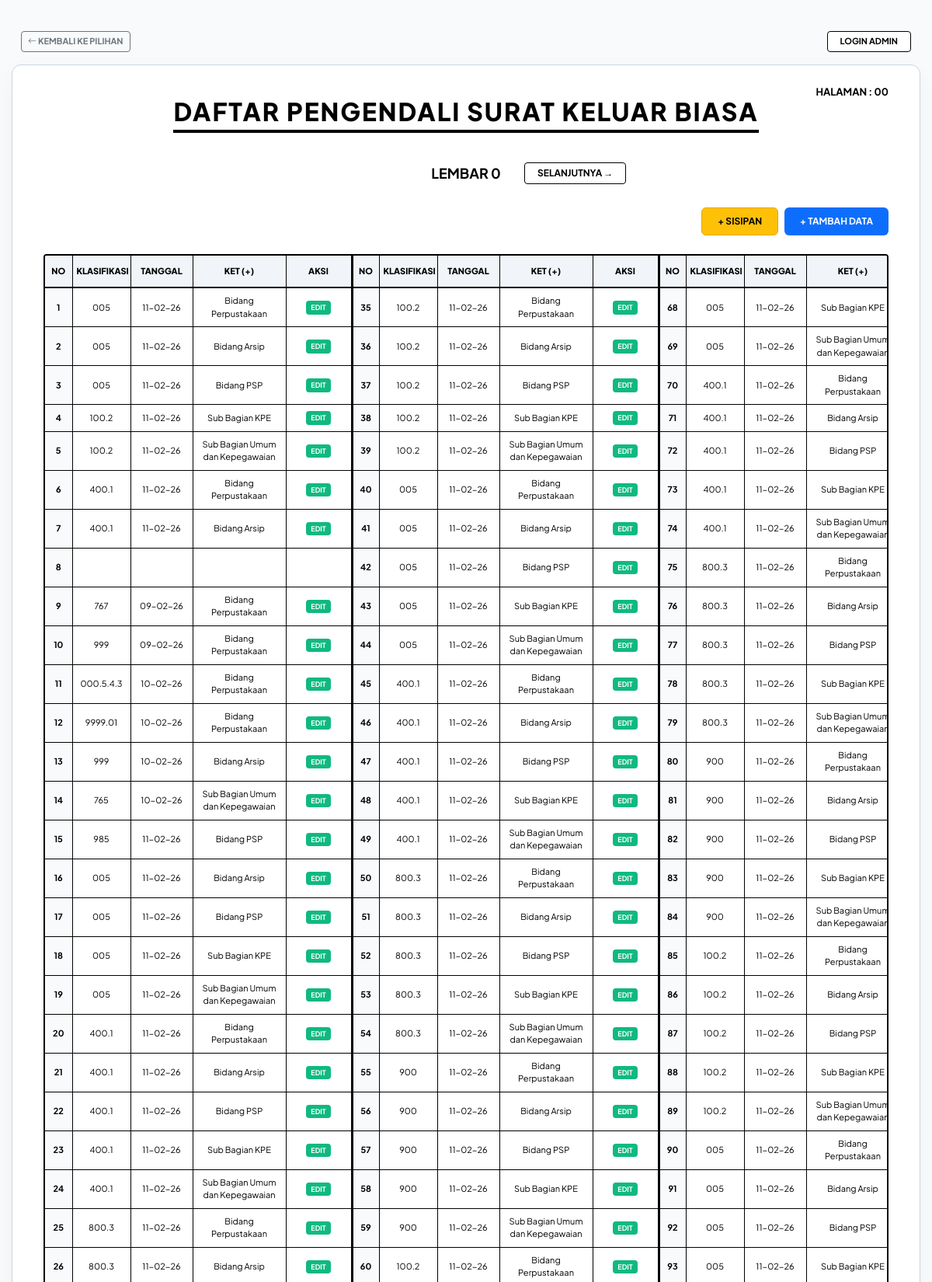
The app's page /index.php?type=biasa (upper part) with its own data.
### tables this page shows
CREATE TABLE `pengendali` (
  `no_urut` int(2) NOT NULL,
  `klas` varchar(100) NOT NULL,
  `plus` varchar(100) NOT NULL,
  `tanggal_manual` date DEFAULT NULL,
  `created_at` timestamp NOT NULL DEFAULT current_timestamp()
);

### controllers/controller.php (called while the page is built, shortened)
<?php
include_once 'config/database.php';
include_once 'models/pengendali.php';
class PengendaliController
{
    private $model;
    private $tipe;
    public function __construct()
    {
        $this->tipe = isset($_GET['type']) ? $_GET['type'] : 'biasa';
        $database = new Database();
        $this->model = new Pengendali($database->getConnection(), $this->tipe);
    }
    public function index($page = 0)
    {
        $mainDataRaw = $this->model->getByPage($page);
        $data = [];
        foreach ($mainDataRaw as $row) {
            $data[$row['no_urut']] = [
                'k' => $row['klas'],
                'p' => $row['plus'],
                't' => $row['created_at']
            ];
        }
        $currentPage = $page;
        $currentType = $this->tipe;
        include 'views/daftar_view.php';
    }
}

### index.php (called while the page is built, shortened)
<?php
include_once 'controllers/controller.php';
  ?>
  <?php
$controller = new PengendaliController();
$controller->handleRequest();
$page = isset($_GET['page']) ? (int) $_GET['page'] : 0;
$controller->index($page);

### config/database.php (called while the page is built, shortened)
<?php
class Database {
    private $host = "localhost";
    private $db_name = "magang_websitesurat";
    private $username = "root";
    private $password = "";
    public function getConnection() {
        $this->conn = null;
        try {
            $this->conn = new PDO("mysql:host=" . $this->host . ";dbname=" . $this->db_name, $this->username, $this->password);
            $this->conn->setAttribute(PDO::ATTR_ERRMODE, PDO::ERRMODE_EXCEPTION);
        } catch(PDOException $exception) {
            echo "Koneksi Error: " . $exception->getMessage();
        }
        return $this->conn;
    }
}

### models/pengendali.php (called while the page is built, shortened)
<?php
class Pengendali
{
    private $conn;
    private $table_name;
    public function __construct($db, $tipe = 'biasa')
    {
        $this->conn = $db;
        if ($tipe === 'spt') {
            $this->table_name = "pengendali_spt";
            $this->table_sisipan = "pengendali_sisipan_spt";
        } else {
            $this->table_name = "pengendali";
        }
    }
    public function getByPage($page)
    {
        $start = ($page * 100) + 1;
        $end = $start + 99;
        $query = "SELECT * FROM " . $this->table_name . " WHERE no_urut BETWEEN ? AND ? ORDER BY no_urut ASC";
        $stmt = $this->conn->prepare($query);
        $stmt->execute([$start, $end]);
        return $stmt->fetchAll(PDO::FETCH_ASSOC);
    }
}
?>

### views/daftar_view.php (the view, shortened to what this page needs)
<!DOCTYPE html>
<html lang="id">
<head>
  <link href="https://cdn.jsdelivr.net/npm/bootstrap@5.3.0/dist/css/bootstrap.min.css" rel="stylesheet">
  <link rel="stylesheet" href="https://cdn.jsdelivr.net/npm/bootstrap-icons@1.11.1/font/bootstrap-icons.css">
  <link href="https://cdn.jsdelivr.net/npm/sweetalert2@11/dist/sweetalert2.min.css" rel="stylesheet">
</head>
<body>
  <div class="container-fluid d-print-none top-admin-bar mb-3" style="max-width: 1450px;">
    <div class="d-flex justify-content-between align-items-center">
      <a href="index.php" class="btn btn-sm btn-outline-secondary fw-bold" style="font-size: 11px;">
        <i class="bi bi-arrow-left"></i> KEMBALI KE PILIHAN
      </a>
      <div class="d-flex align-items-center p-0">
        <?php if (isset($_SESSION['admin_id'])): ?>
          <span class="small fw-bold me-3 text-uppercase">Admin: <?php echo $_SESSION['admin_user']; ?></span>
          <div class="dropdown me-2">
            <button class="btn-export-custom dropdown-toggle shadow-none" type="button" data-bs-toggle="dropdown">EXPORT
              PDF</button>
            <ul class="dropdown-menu dropdown-menu-end shadow">
              <li><a class="dropdown-item" href="#" onclick="pilihRentangCetak()">BERDASARKAN RENTANG WAKTU</a></li>
              <li><a class="dropdown-item" href="#" onclick="pilihNomorUrutCetak()">BERDASARKAN NOMOR URUT</a></li>
            </ul>
          </div>
          <button onclick="konfirmasiLogout()" class="btn btn-danger btn-sm fw-bold"
            style="font-size: 11px; border-radius: 4px;">LOGOUT</button>
        <?php else: ?>
          <button class="btn-outline-black px-3 py-1" style="font-size: 11px;" data-bs-toggle="modal"
            data-bs-target="#modalLogin">LOGIN ADMIN</button>
        <?php endif; ?>
      </div>
    </div>
  </div>
  <div class="main-card">
    <div class="page-info">HALAMAN : <?php echo str_pad($currentPage, 2, "0", STR_PAD_LEFT); ?></div>
    <div class="header-brand">
      <h2>Daftar Pengendali Surat Keluar <?php echo strtoupper($currentType); ?></h2>
    </div>
    <div class="pagination-nav d-print-none">
      <div class="nav-center"><span class="fw-bold">LEMBAR <?php echo $currentPage; ?></span></div>
      <div class="nav-side right">
        <a href="index.php?page=<?php echo $currentPage + 1; ?>&type=<?php echo $currentType; ?>"
          class="btn-outline-black px-3 py-1" style="font-size: 12px;">SELANJUTNYA →</a>
      </div>
    </div>
    <div class="d-flex justify-content-end mb-4 d-print-none action-buttons-container">
      <button class="btn btn-sisipan-custom me-2 fw-bold" onclick="bukaModalSisipan()">+ SISIPAN</button>
      <button class="btn-modern-add fw-bold" onclick="bukaModalTambah()">+ TAMBAH DATA</button>
    </div>
    <div class="table-responsive">
      <table class="main-table text-center" id="mainTable">
        <thead>
          <tr>
            <?php for ($k = 1; $k <= 3; $k++): ?>
              <th class="col-group-<?php echo $k; ?> <?php echo ($k > 1) ? 'col-divider' : ''; ?>" width="35">No</th>
              <th class="col-group-<?php echo $k; ?>" width="75">Klasifikasi</th>
              <th class="col-group-<?php echo $k; ?>" width="80">Tanggal</th>
              <th class="col-group-<?php echo $k; ?>" width="120">Ket (+)</th>
              <th class="col-group-<?php echo $k; ?> d-print-none" width="85">Aksi</th>
            <?php endfor; ?>
          </tr>
        </thead>
        <tbody>
          <?php
          $startNumber = ($currentPage * 100) + 1;
          for ($i = 0; $i < 34; $i++): ?>
            <tr>
              <?php
              $ranges = [['o' => 0, 'g' => 1], ['o' => 34, 'g' => 2], ['o' => 67, 'g' => 3]];
              foreach ($ranges as $idx => $r):
                $divider = ($idx > 0) ? 'col-divider' : '';
                $curr_no = $startNumber + $r['o'] + $i;
                if ($curr_no <= ($startNumber + 99)):
                  $k = $data[$curr_no]['k'] ?? '';
                  $p = $data[$curr_no]['p'] ?? '';
                  $tRaw = $data[$curr_no]['t'] ?? '';
                  $dataDate = ($tRaw && $tRaw != '0000-00-00 00:00:00') ? date('Y-m-d', strtotime($tRaw)) : '';
                  $tDisplay = ($dataDate) ? date('d-m-y', strtotime($tRaw)) : '';
                  ?>
                  <td class="col-group-<?php echo $r['g']; ?> no-column <?php echo $divider; ?>"
                    data-no="<?php echo $curr_no; ?>" data-date="<?php echo $dataDate; ?>"><?php echo $curr_no; ?></td>
                  <td class="col-group-<?php echo $r['g']; ?>" data-no="<?php echo $curr_no; ?>"
                    data-date="<?php echo $dataDate; ?>"><?php echo $k; ?></td>
                  <td class="col-group-<?php echo $r['g']; ?>" data-no="<?php echo $curr_no; ?>"
                    data-date="<?php echo $dataDate; ?>"><?php echo $tDisplay; ?></td>
                  <td class="col-group-<?php echo $r['g']; ?>" data-no="<?php echo $curr_no; ?>"
                    data-date="<?php echo $dataDate; ?>"><?php echo $p; ?></td>
                  <td class="col-group-<?php echo $r['g']; ?> d-print-none">
                    <?php if (isset($data[$curr_no])): ?>
                      <button class="btn-action-edit"
                        onclick="bukaModalEdit('<?php echo $curr_no; ?>', '<?php echo $curr_no; ?>', '<?php echo $k; ?>', '<?php echo $p; ?>', '', false)">EDIT</button>
                    <?php endif; ?>
                  </td>
                <?php else: ?>
                  <td colspan="5" class="col-group-<?php echo $r['g']; ?> <?php echo $divider; ?>"></td>
                <?php endif; ?>
              <?php endforeach; ?>
            </tr>
          <?php endfor; ?>
        </tbody>
      </table>
    </div>
  </div>
</body>
</html>

### views/daftar_view.php (style rules this page uses)
:root { --success-color: #10b981; --danger-color: #ef4444; --btn-tambah-bg: #0d6efd; --btn-sisipan-bg: #ffc107; --btn-hover-bg: #5a7d9a; --btn-sisipan-hover: #d6b55d; }
body { background-color: #f8fafc; font-family: 'Plus Jakarta Sans', sans-serif; color: #000; padding: 40px 15px; }
.main-card { background: #fff; border-radius: 12px; box-shadow: 0 10px 30px rgba(0, 0, 0, 0.04); padding: 40px; max-width: 1450px; margin: 0 auto; position: relative; border: 1px solid #cbd5e1; }
.page-info { position: absolute; top: 25px; right: 40px; font-weight: 700; font-size: 13px; }
.header-brand { text-align: center; margin-bottom: 30px; }
.header-brand h2 { font-weight: 800; text-transform: uppercase; letter-spacing: 2px; border-bottom: 4px solid #000; display: inline-block; padding-bottom: 5px; }
.pagination-nav { margin-bottom: 30px; display: flex; align-items: center; justify-content: center; }
.nav-side { width: 150px; display: flex; }
.nav-side.right { justify-content: flex-start; }
.nav-center { min-width: 150px; text-align: center; font-size: 18px; }
.btn-outline-black { background: #fff; border: 1px solid #000; color: #000; font-weight: 700; text-decoration: none; border-radius: 4px; transition: all 0.3s ease; }
.table-responsive { border: 2px solid #000; border-radius: 4px; overflow-x: auto; }
.main-table { width: 100%; border-collapse: collapse; table-layout: fixed; }
.main-table th { background-color: #f1f5f9; padding: 12px 5px; font-size: 11px; font-weight: 800; text-transform: uppercase; border-bottom: 2px solid #000; border-right: 1px solid #000; }
.main-table td { padding: 8px 4px; font-size: 11px; border-bottom: 1px solid #000; border-right: 1px solid #000; vertical-align: middle; }
.no-column { background-color: #f8fafc; font-weight: 700; width: 35px; text-align: center; }
.col-divider { border-left: 3px solid #000 !important; }
.btn-modern-add { background-color: var(--btn-tambah-bg); color: #fff; border: none; padding: 8px 20px; font-weight: 700; font-size: 12px; border-radius: 6px; transition: 0.3s; }
.btn-sisipan-custom { background-color: var(--btn-sisipan-bg); border: 1px solid #e0a800; color: #000; padding: 8px 20px; font-weight: 700; font-size: 12px; border-radius: 6px; transition: 0.3s; }
.btn-action-edit { background-color: var(--success-color); color: #fff; border: none; padding: 2px 6px; border-radius: 4px; font-size: 9px; font-weight: 700; }

### records on screen
pengendali: klas "005", created_at "11-02-26", plus "Bidang Perpustakaan"
pengendali: klas "100.2", created_at "11-02-26", plus "Bidang Perpustakaan"
pengendali: klas "005", created_at "11-02-26", plus "Bidang Arsip"
pengendali: klas "100.2", created_at "11-02-26", plus "Bidang Arsip"
pengendali: klas "005", created_at "11-02-26", plus "Bidang PSP"
pengendali: klas "100.2", created_at "11-02-26", plus "Bidang PSP"
pengendali: klas "100.2", created_at "11-02-26", plus "Sub Bagian KPE"
pengendali: klas "100.2", created_at "11-02-26", plus "Sub Bagian KPE"
pengendali: klas "100.2", created_at "11-02-26", plus "Sub Bagian Umum dan Kepegawaian"
pengendali: klas "100.2", created_at "11-02-26", plus "Sub Bagian Umum dan Kepegawaian"
pengendali: klas "400.1", created_at "11-02-26", plus "Bidang Perpustakaan"
pengendali: klas "400.1", created_at "11-02-26", plus "Bidang Arsip"
pengendali: klas "767", created_at "09-02-26", plus "Bidang Perpustakaan"
pengendali: klas "999", created_at "09-02-26", plus "Bidang Perpustakaan"
pengendali: klas "000.5.4.3", created_at "10-02-26", plus "Bidang Perpustakaan"
pengendali: klas "9999.01", created_at "10-02-26", plus "Bidang Perpustakaan"
pengendali: klas "999", created_at "10-02-26", plus "Bidang Arsip"
pengendali: klas "765", created_at "10-02-26", plus "Sub Bagian Umum dan Kepegawaian"
pengendali: klas "985", created_at "11-02-26", plus "Bidang PSP"
pengendali: klas "005", created_at "11-02-26", plus "Bidang Arsip"
pengendali: klas "005", created_at "11-02-26", plus "Bidang PSP"
pengendali: klas "005", created_at "11-02-26", plus "Sub Bagian KPE"
pengendali: klas "005", created_at "11-02-26", plus "Sub Bagian Umum dan Kepegawaian"
pengendali: klas "400.1", created_at "11-02-26", plus "Bidang Perpustakaan"
pengendali: klas "400.1", created_at "11-02-26", plus "Bidang Arsip"
pengendali: klas "400.1", created_at "11-02-26", plus "Bidang PSP"
pengendali: klas "400.1", created_at "11-02-26", plus "Sub Bagian KPE"
pengendali: klas "400.1", created_at "11-02-26", plus "Sub Bagian Umum dan Kepegawaian"
pengendali: klas "800.3", created_at "11-02-26", plus "Bidang Perpustakaan"
pengendali: klas "800.3", created_at "11-02-26", plus "Bidang Arsip"

### other values on screen
str_pad($currentPage, 2, "0", STR_PAD_LEFT) "00"
$currentType "BIASA"
$currentPage "0"
$curr_no "1"
$curr_no "35"
$curr_no "68"
$k "005"
$tDisplay "11-02-26"
$p "Sub Bagian KPE"
$curr_no "2"
$curr_no "36"
$curr_no "69"
$p "Sub Bagian Umum dan Kepegawaian"
$curr_no "3"
$curr_no "37"
